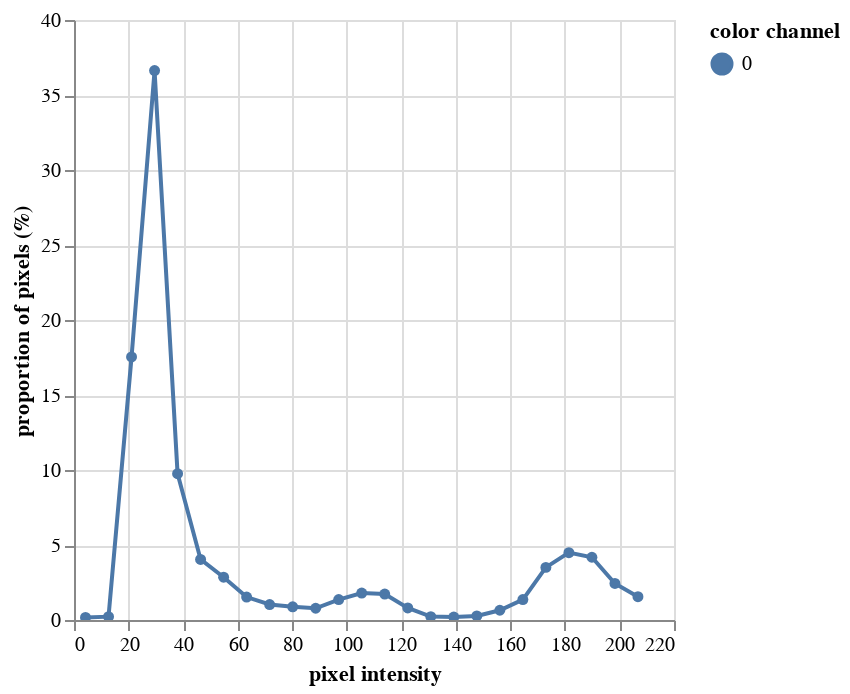

Notebook code cell kept with this figure:
### Code cell
hist = pcv.visualize.histogram(img=v_channel, bins=25)

### Figure 1 — Vega-Lite specification as saved in the notebook (floating-point values rounded to 4 significant figures)
{"config": {"view": {"continuousWidth": 300, "continuousHeight": 300}}, "data": {"name": "data-5fc70bd0060e0effc99fc05f3d44f891"}, "mark": {"type": "line", "point": true}, "encoding": {"color": {"field": "color channel", "type": "nominal"}, "tooltip": [{"field": "pixel intensity", "type": "quantitative"}, {"field": "proportion of pixels (%)", "type": "quantitative"}], "x": {"field": "pixel intensity", "type": "quantitative"}, "y": {"field": "proportion of pixels (%)", "type": "quantitative"}}, "params": [{"name": "param_18", "select": {"type": "interval", "encodings": ["x", "y"]}, "bind": "scales"}], "$schema": "https://vega.github.io/schema/vega-lite/v5.20.1.json", "datasets": {"data-5fc70bd0060e0effc99fc05f3d44f891": [{"pixel intensity": 4.22, "proportion of pixels (%)": 0.1669, "hist_count": 631, "color channel": "0"}, {"pixel intensity": 12.66, "proportion of pixels (%)": 0.223, "hist_count": 843, "color channel": "0"}, {"pixel intensity": 21.1, "proportion of pixels (%)": 17.54, "hist_count": 66286, "color channel": "0"}, {"pixel intensity": 29.54, "proportion of pixels (%)": 36.63, "hist_count": 138464, "color channel": "0"}, {"pixel intensity": 37.98, "proportion of pixels (%)": 9.753, "hist_count": 36867, "color channel": "0"}, {"pixel intensity": 46.42, "proportion of pixels (%)": 4.04, "hist_count": 15271, "color channel": "0"}, {"pixel intensity": 54.86, "proportion of pixels (%)": 2.855, "hist_count": 10792, "color channel": "0"}, {"pixel intensity": 63.3, "proportion of pixels (%)": 1.527, "hist_count": 5773, "color channel": "0"}, {"pixel intensity": 71.74, "proportion of pixels (%)": 1.033, "hist_count": 3905, "color channel": "0"}, {"pixel intensity": 80.18, "proportion of pixels (%)": 0.8828, "hist_count": 3337, "color channel": "0"}, {"pixel intensity": 88.62, "proportion of pixels (%)": 0.7833, "hist_count": 2961, "color channel": "0"}, {"pixel intensity": 97.06, "proportion of pixels (%)": 1.364, "hist_count": 5156, "color channel": "0"}, {"pixel intensity": 105.5, "proportion of pixels (%)": 1.794, "hist_count": 6782, "color channel": "0"}, {"pixel intensity": 113.9, "proportion of pixels (%)": 1.728, "hist_count": 6532, "color channel": "0"}, {"pixel intensity": 122.4, "proportion of pixels (%)": 0.8061, "hist_count": 3047, "color channel": "0"}, {"pixel intensity": 130.8, "proportion of pixels (%)": 0.2257, "hist_count": 853, "color channel": "0"}, {"pixel intensity": 139.3, "proportion of pixels (%)": 0.1934, "hist_count": 731, "color channel": "0"}, {"pixel intensity": 147.7, "proportion of pixels (%)": 0.2733, "hist_count": 1033, "color channel": "0"}, {"pixel intensity": 156.1, "proportion of pixels (%)": 0.65, "hist_count": 2457, "color channel": "0"}, {"pixel intensity": 164.6, "proportion of pixels (%)": 1.363, "hist_count": 5154, "color channel": "0"}, {"pixel intensity": 173.0, "proportion of pixels (%)": 3.508, "hist_count": 13260, "color channel": "0"}, {"pixel intensity": 181.5, "proportion of pixels (%)": 4.489, "hist_count": 16970, "color channel": "0"}, {"pixel intensity": 189.9, "proportion of pixels (%)": 4.183, "hist_count": 15813, "color channel": "0"}, {"pixel intensity": 198.3, "proportion of pixels (%)": 2.434, "hist_count": 9199, "color channel": "0"}, {"pixel intensity": 206.8, "proportion of pixels (%)": 1.556, "hist_count": 5883, "color channel": "0"}]}}
